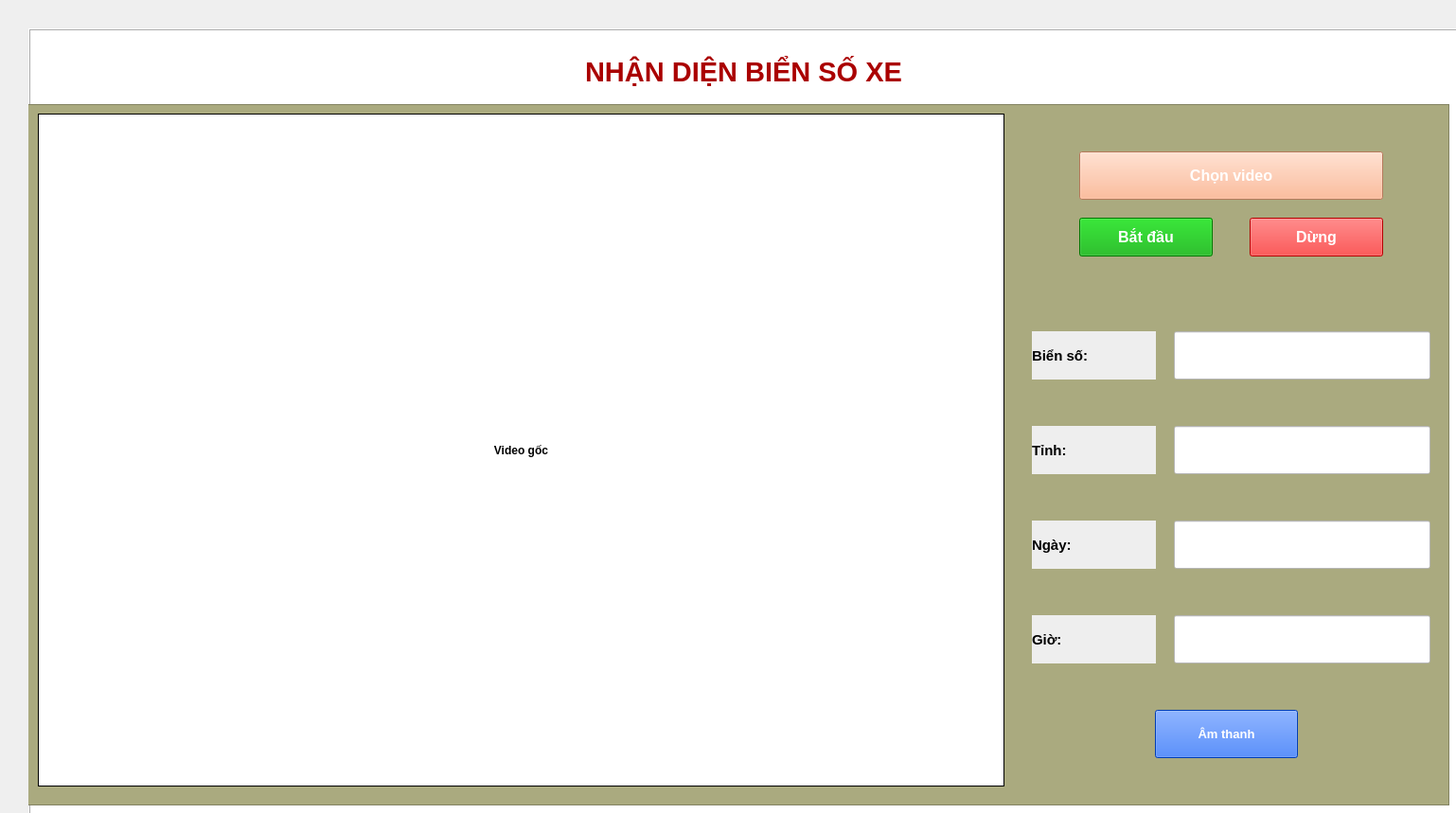
<?xml version="1.0" encoding="UTF-8"?>
<ui version="4.0">
 <class>Frame</class>
 <widget class="QFrame" name="Frame">
  <property name="geometry">
   <rect>
    <x>0</x>
    <y>0</y>
    <width>1538</width>
    <height>859</height>
   </rect>
  </property>
  <property name="windowTitle">
   <string>Frame</string>
  </property>
  <property name="frameShape">
   <enum>QFrame::NoFrame</enum>
  </property>
  <widget class="QFrame" name="frame">
   <property name="enabled">
    <bool>true</bool>
   </property>
   <property name="geometry">
    <rect>
     <x>30</x>
     <y>30</y>
     <width>1521</width>
     <height>841</height>
    </rect>
   </property>
   <property name="font">
    <font>
     <weight>50</weight>
     <bold>false</bold>
    </font>
   </property>
   <property name="mouseTracking">
    <bool>false</bool>
   </property>
   <property name="tabletTracking">
    <bool>false</bool>
   </property>
   <property name="acceptDrops">
    <bool>false</bool>
   </property>
   <property name="styleSheet">
    <string notr="true">background-color: rgb(255, 255, 255);</string>
   </property>
   <property name="frameShape">
    <enum>QFrame::Box</enum>
   </property>
   <property name="frameShadow">
    <enum>QFrame::Raised</enum>
   </property>
   <property name="midLineWidth">
    <number>0</number>
   </property>
   <widget class="QLabel" name="label">
    <property name="geometry">
     <rect>
      <x>10</x>
      <y>10</y>
      <width>1491</width>
      <height>71</height>
     </rect>
    </property>
    <property name="font">
     <font>
      <pointsize>22</pointsize>
      <weight>75</weight>
      <bold>true</bold>
     </font>
    </property>
    <property name="cursor">
     <cursorShape>ArrowCursor</cursorShape>
    </property>
    <property name="styleSheet">
     <string notr="true">background-color: rgb(255, 255, 255);

color: rgb(170, 0, 0)</string>
    </property>
    <property name="frameShape">
     <enum>QFrame::NoFrame</enum>
    </property>
    <property name="text">
     <string>NHẬN DIỆN BIỂN SỐ XE</string>
    </property>
    <property name="alignment">
     <set>Qt::AlignCenter</set>
    </property>
   </widget>
   <widget class="QFrame" name="frame_2">
    <property name="geometry">
     <rect>
      <x>-10</x>
      <y>80</y>
      <width>1511</width>
      <height>741</height>
     </rect>
    </property>
    <property name="styleSheet">
     <string notr="true">background-color: rgb(85, 85, 0);
background-color: rgb(170, 170, 127);</string>
    </property>
    <property name="frameShape">
     <enum>QFrame::StyledPanel</enum>
    </property>
    <property name="frameShadow">
     <enum>QFrame::Raised</enum>
    </property>
    <widget class="QLabel" name="original_video">
     <property name="geometry">
      <rect>
       <x>20</x>
       <y>10</y>
       <width>1021</width>
       <height>711</height>
      </rect>
     </property>
     <property name="font">
      <font>
       <weight>75</weight>
       <bold>true</bold>
      </font>
     </property>
     <property name="styleSheet">
      <string notr="true">background-color: rgb(255, 255, 255);</string>
     </property>
     <property name="frameShape">
      <enum>QFrame::Box</enum>
     </property>
     <property name="text">
      <string>Video gốc</string>
     </property>
     <property name="alignment">
      <set>Qt::AlignCenter</set>
     </property>
    </widget>
    <widget class="QPushButton" name="btn_chonVideo">
     <property name="geometry">
      <rect>
       <x>1120</x>
       <y>120</y>
       <width>141</width>
       <height>41</height>
      </rect>
     </property>
     <property name="font">
      <font>
       <pointsize>12</pointsize>
       <weight>75</weight>
       <bold>true</bold>
      </font>
     </property>
     <property name="styleSheet">
      <string notr="true">background-color: rgb(0, 170, 0);
color: rgb(255, 255, 255);</string>
     </property>
     <property name="text">
      <string>Bắt đầu</string>
     </property>
    </widget>
    <widget class="QPushButton" name="btn_nhandang">
     <property name="geometry">
      <rect>
       <x>1300</x>
       <y>120</y>
       <width>141</width>
       <height>41</height>
      </rect>
     </property>
     <property name="font">
      <font>
       <pointsize>12</pointsize>
       <weight>75</weight>
       <bold>true</bold>
      </font>
     </property>
     <property name="styleSheet">
      <string notr="true">background-color: rgb(255, 0, 0);
color: rgb(255, 255, 255);</string>
     </property>
     <property name="text">
      <string>Dừng</string>
     </property>
    </widget>
    <widget class="QLabel" name="label_4">
     <property name="geometry">
      <rect>
       <x>1070</x>
       <y>240</y>
       <width>131</width>
       <height>51</height>
      </rect>
     </property>
     <property name="font">
      <font>
       <pointsize>11</pointsize>
       <weight>75</weight>
       <bold>true</bold>
      </font>
     </property>
     <property name="styleSheet">
      <string notr="true">background-color: rgb(238, 238, 238);</string>
     </property>
     <property name="frameShape">
      <enum>QFrame::NoFrame</enum>
     </property>
     <property name="text">
      <string>Biển số:</string>
     </property>
    </widget>
    <widget class="QLineEdit" name="let_bienso">
     <property name="geometry">
      <rect>
       <x>1220</x>
       <y>240</y>
       <width>271</width>
       <height>51</height>
      </rect>
     </property>
     <property name="font">
      <font>
       <pointsize>12</pointsize>
       <weight>50</weight>
       <bold>false</bold>
      </font>
     </property>
     <property name="styleSheet">
      <string notr="true">background-color: rgb(255, 255, 255);</string>
     </property>
     <property name="text">
      <string/>
     </property>
     <property name="alignment">
      <set>Qt::AlignCenter</set>
     </property>
    </widget>
    <widget class="QLineEdit" name="let_ngay">
     <property name="geometry">
      <rect>
       <x>1220</x>
       <y>440</y>
       <width>271</width>
       <height>51</height>
      </rect>
     </property>
     <property name="font">
      <font>
       <pointsize>12</pointsize>
      </font>
     </property>
     <property name="styleSheet">
      <string notr="true">background-color: rgb(255, 255, 255);</string>
     </property>
     <property name="alignment">
      <set>Qt::AlignCenter</set>
     </property>
    </widget>
    <widget class="QLineEdit" name="let_gio">
     <property name="geometry">
      <rect>
       <x>1220</x>
       <y>540</y>
       <width>271</width>
       <height>51</height>
      </rect>
     </property>
     <property name="font">
      <font>
       <pointsize>12</pointsize>
      </font>
     </property>
     <property name="styleSheet">
      <string notr="true">background-color: rgb(255, 255, 255);</string>
     </property>
     <property name="alignment">
      <set>Qt::AlignCenter</set>
     </property>
    </widget>
    <widget class="QLabel" name="label_9">
     <property name="geometry">
      <rect>
       <x>1070</x>
       <y>340</y>
       <width>131</width>
       <height>51</height>
      </rect>
     </property>
     <property name="font">
      <font>
       <pointsize>11</pointsize>
       <weight>75</weight>
       <bold>true</bold>
      </font>
     </property>
     <property name="styleSheet">
      <string notr="true">background-color: rgb(238, 238, 238);</string>
     </property>
     <property name="frameShape">
      <enum>QFrame::NoFrame</enum>
     </property>
     <property name="text">
      <string>Tỉnh:</string>
     </property>
    </widget>
    <widget class="QLabel" name="label_6">
     <property name="geometry">
      <rect>
       <x>1070</x>
       <y>440</y>
       <width>131</width>
       <height>51</height>
      </rect>
     </property>
     <property name="font">
      <font>
       <pointsize>11</pointsize>
       <weight>75</weight>
       <bold>true</bold>
      </font>
     </property>
     <property name="styleSheet">
      <string notr="true">background-color: rgb(238, 238, 238);</string>
     </property>
     <property name="frameShape">
      <enum>QFrame::NoFrame</enum>
     </property>
     <property name="text">
      <string>Ngày:</string>
     </property>
    </widget>
    <widget class="QLabel" name="label_7">
     <property name="geometry">
      <rect>
       <x>1070</x>
       <y>540</y>
       <width>131</width>
       <height>51</height>
      </rect>
     </property>
     <property name="font">
      <font>
       <pointsize>11</pointsize>
       <weight>75</weight>
       <bold>true</bold>
      </font>
     </property>
     <property name="styleSheet">
      <string notr="true">background-color: rgb(238, 238, 238);</string>
     </property>
     <property name="frameShape">
      <enum>QFrame::NoFrame</enum>
     </property>
     <property name="text">
      <string>Giờ:</string>
     </property>
    </widget>
    <widget class="QLineEdit" name="let_tinh">
     <property name="geometry">
      <rect>
       <x>1220</x>
       <y>340</y>
       <width>271</width>
       <height>51</height>
      </rect>
     </property>
     <property name="font">
      <font>
       <pointsize>12</pointsize>
       <weight>50</weight>
       <bold>false</bold>
      </font>
     </property>
     <property name="styleSheet">
      <string notr="true">background-color: rgb(255, 255, 255);</string>
     </property>
     <property name="text">
      <string/>
     </property>
     <property name="alignment">
      <set>Qt::AlignCenter</set>
     </property>
    </widget>
    <widget class="QPushButton" name="btn_amthanh">
     <property name="geometry">
      <rect>
       <x>1200</x>
       <y>640</y>
       <width>151</width>
       <height>51</height>
      </rect>
     </property>
     <property name="font">
      <font>
       <pointsize>10</pointsize>
       <weight>75</weight>
       <bold>true</bold>
      </font>
     </property>
     <property name="styleSheet">
      <string notr="true">background-color: rgb(0, 85, 255);
color: rgb(255, 255, 255);</string>
     </property>
     <property name="text">
      <string>Âm thanh</string>
     </property>
     <property name="autoRepeat">
      <bool>false</bool>
     </property>
    </widget>
    <widget class="QPushButton" name="btn_chonVideo_2">
     <property name="geometry">
      <rect>
       <x>1120</x>
       <y>50</y>
       <width>321</width>
       <height>51</height>
      </rect>
     </property>
     <property name="font">
      <font>
       <pointsize>12</pointsize>
       <weight>75</weight>
       <bold>true</bold>
      </font>
     </property>
     <property name="styleSheet">
      <string notr="true">color: rgb(255, 255, 255);
background-color: rgb(255, 170, 127);</string>
     </property>
     <property name="text">
      <string>Chọn video</string>
     </property>
    </widget>
   </widget>
  </widget>
 </widget>
 <resources/>
 <connections/>
</ui>
